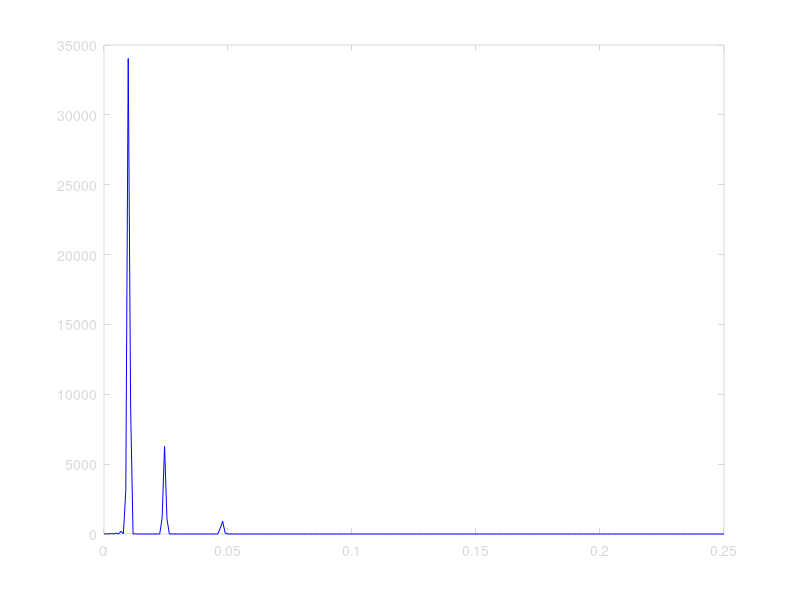

The MATLAB script that drew this image:
% this file is tsunami:/usra/mcduff/oc540/timeseries.m
% http://www2.ocean.washington.edu/oc540/lec01-12/matlab.html
echo on
hold off
whitebg
% Example of the time series numerical methods discussed in class, this
% demonstration applies "matlab" to a synthetic series of data
%
% First need to create our synthetic data.  Make our unit of time 1000 years
% = 1 ky and sample a 500,000 year record in 2 ky increments.  We first create
% a vector containing the times:
%

t=0:2:500;

% We want to have a record with multiple periodic components.  To mimic the
% expected orbital forcing, create a vector d, of the same length as vector t
% and with components that have periods of 100 ky, 41 ky and 21 ky, weighted
% 2.5:1.5:1, then plot it
echo off
axis ([0 500 -5 +8])
echo on

d=2.5*sin(2*pi*t/100)+1.5*sin(2*pi*t/41)+1*sin(2*pi*t/21);
plot(t,d,'b')
pause
clc

% We add some normally distributed random noise to the record:

dn=d+0.5*randn(size(d));
hold
plot(t,dn,'g')
pause
clc

% And also add a long term trend

dnt=dn+3*t/500;
plot(t,dnt,'r')
pause
clc

% Our time series has 251 elements.  To improve computation efficiency we will
% pad it with zeros and extended it to 256 elements (a multiple of 2).
% Taking the Fourier transform:

DNT=fft(dnt,256);
hold off
plot(real(DNT),'b')

% By convention, the inverse transform has elements equally spaced in
% frequency, with the first corresponding to f=0, then up to the Nyquist
% frequency at the middle of the record, then the negative frequencies from
% large to small in the remaining elements.

pause
clc
% The negative frequencies contain redundant
% information so we look only at the positive frequencies.  These frequencies
% are (for our 2 ky sampling interval the Nyquist frequency is 1/4 ky):

f=0.25*(0:128)/128;

% The power spectrum is estimated as:

PNT=DNT .* conj(DNT)/(256*256);

% (the norm of a complex number is the number multiplied by its complex
% conjugate):
% We are interested in the parts of this spectrum corresponding to positive
% frequencies

hold off
plot (f,PNT(1:129),'b')

% readily see the peaks at frequencies of about .01, .025 and .05 per ky
% the power is in approximate proportion to the amplitude squared (25:9:4
% or approximately 6:2:1)

% Notice the power present as the frequency goes to 0 corresponding to the
% long term trend.  This can be removed by detrending the data or for us
% working with the dn record.  Apply the same steps

pause
clc
DN=fft(dn,256);
PN=DN .* conj(DN)/(256*256);
hold
plot (f,PN(1:129),'g')

% The low frequency contamination is removed

pause
clc
hold off

% work with detrended dn record from now on
% apply a Hamming window to it first


z=hamming(251);
plot(z,'b')
pause
clc

dnz=dn .* z';
plot(dnz,'b')
pause
clc

% now do the power spectra (PNZ) and compare to the situation with no window
% (PN)

DNZ=fft(dnz,256);
PNZ=DNZ .* conj(DNZ)/(256*sum(z));
plot (f,PNZ(1:129),'b')
hold
plot (f,PN(1:129),'g')

pause
clc
hold off


% try to extract parts of record, say the 21 ky band
% need bandpass filter to let through frequencies between say .04 to .06 /ky

[b,a]=butter(5,[.04/.25 .06/.25]);
plot (filter(b,a,dn),'b')

% see about 500/21=24 cycles of amplitude 1 once 5 cycles into series

pause
clc


% also wanted to look at spectral characteristics of autocorrelated data

dna=xcorr(dn);
plot (dna,'b')

% no lag is in the middle, negative lag to left and positive to right, 
% symmetric because compared to self

pause
clc

% next find power spectra

DNA=fft(dna,512);
PNA=DNA .* conj(DNA)/(512*512);
f2=.25*(0:256)/256;
plot(f2,PNA(1:257),'b')

% get out same spectra working with the autocorrelation
% the difference being that the power is a measure of the variance due
% to that periodic component, i.e., most of the variance is explained by
% the 100 ky period
